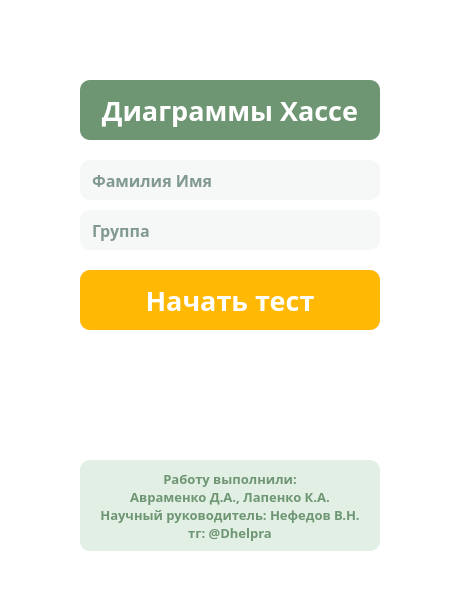
<?xml version="1.0" encoding="UTF-8"?>
<ui version="4.0">
 <class>MainWindow</class>
 <widget class="QMainWindow" name="MainWindow">
  <property name="geometry">
   <rect>
    <x>0</x>
    <y>0</y>
    <width>460</width>
    <height>600</height>
   </rect>
  </property>
  <property name="minimumSize">
   <size>
    <width>460</width>
    <height>600</height>
   </size>
  </property>
  <property name="maximumSize">
   <size>
    <width>460</width>
    <height>600</height>
   </size>
  </property>
  <property name="font">
   <font>
    <pointsize>8</pointsize>
   </font>
  </property>
  <property name="windowTitle">
   <string>Салют, Вера!</string>
  </property>
  <property name="windowIcon">
   <iconset>
    <normaloff>../resources/temp/icon.png</normaloff>../resources/temp/icon.png</iconset>
  </property>
  <property name="styleSheet">
   <string notr="true">background-color: white;
color: white;</string>
  </property>
  <widget class="QWidget" name="centralwidget">
   <widget class="QLineEdit" name="fioLine">
    <property name="geometry">
     <rect>
      <x>80</x>
      <y>160</y>
      <width>300</width>
      <height>40</height>
     </rect>
    </property>
    <property name="font">
     <font>
      <family>Century Gothic</family>
      <pointsize>12</pointsize>
      <weight>75</weight>
      <bold>true</bold>
     </font>
    </property>
    <property name="styleSheet">
     <string notr="true">color: #0b392c;
border-radius: 10px;
background-color: #f6f8f7;
padding-left: 10px;
</string>
    </property>
    <property name="inputMask">
     <string/>
    </property>
    <property name="placeholderText">
     <string>Фамилия Имя</string>
    </property>
   </widget>
   <widget class="QLineEdit" name="groupLine">
    <property name="geometry">
     <rect>
      <x>80</x>
      <y>210</y>
      <width>300</width>
      <height>40</height>
     </rect>
    </property>
    <property name="font">
     <font>
      <family>Century Gothic</family>
      <pointsize>12</pointsize>
      <weight>75</weight>
      <bold>true</bold>
     </font>
    </property>
    <property name="styleSheet">
     <string notr="true">color: #0b392c;
border-radius: 10px;
background-color: #f6f8f7;
padding-left: 10px;
</string>
    </property>
    <property name="placeholderText">
     <string>Группа</string>
    </property>
   </widget>
   <widget class="QPushButton" name="startButton">
    <property name="geometry">
     <rect>
      <x>80</x>
      <y>270</y>
      <width>300</width>
      <height>60</height>
     </rect>
    </property>
    <property name="font">
     <font>
      <family>Century Gothic</family>
      <pointsize>20</pointsize>
      <weight>75</weight>
      <bold>true</bold>
     </font>
    </property>
    <property name="styleSheet">
     <string notr="true">QPushButton {
	background-color: #ffb804;
	border-radius: 10px; 
}

QPushButton:hover{
	background-color: #f3a600;
}</string>
    </property>
    <property name="text">
     <string>Начать тест</string>
    </property>
   </widget>
   <widget class="QLabel" name="label_6">
    <property name="geometry">
     <rect>
      <x>80</x>
      <y>80</y>
      <width>300</width>
      <height>60</height>
     </rect>
    </property>
    <property name="font">
     <font>
      <family>Century Gothic</family>
      <pointsize>20</pointsize>
      <weight>75</weight>
      <bold>true</bold>
     </font>
    </property>
    <property name="styleSheet">
     <string notr="true">background-color: #6e9673;
border-radius: 10px;</string>
    </property>
    <property name="text">
     <string>Диаграммы Хассе</string>
    </property>
    <property name="alignment">
     <set>Qt::AlignCenter</set>
    </property>
   </widget>
   <widget class="QLabel" name="label_7">
    <property name="geometry">
     <rect>
      <x>80</x>
      <y>460</y>
      <width>300</width>
      <height>91</height>
     </rect>
    </property>
    <property name="font">
     <font>
      <family>Century Gothic</family>
      <pointsize>10</pointsize>
      <weight>75</weight>
      <bold>true</bold>
     </font>
    </property>
    <property name="styleSheet">
     <string notr="true">background-color: #E2EFE4;
color: #6e9673;
border-radius: 10px;</string>
    </property>
    <property name="text">
     <string>Работу выполнили:
Авраменко Д.А., Лапенко К.А.
Научный руководитель: Нефедов В.Н.
тг: @Dhelpra</string>
    </property>
    <property name="alignment">
     <set>Qt::AlignCenter</set>
    </property>
   </widget>
  </widget>
 </widget>
 <resources/>
 <connections/>
</ui>
